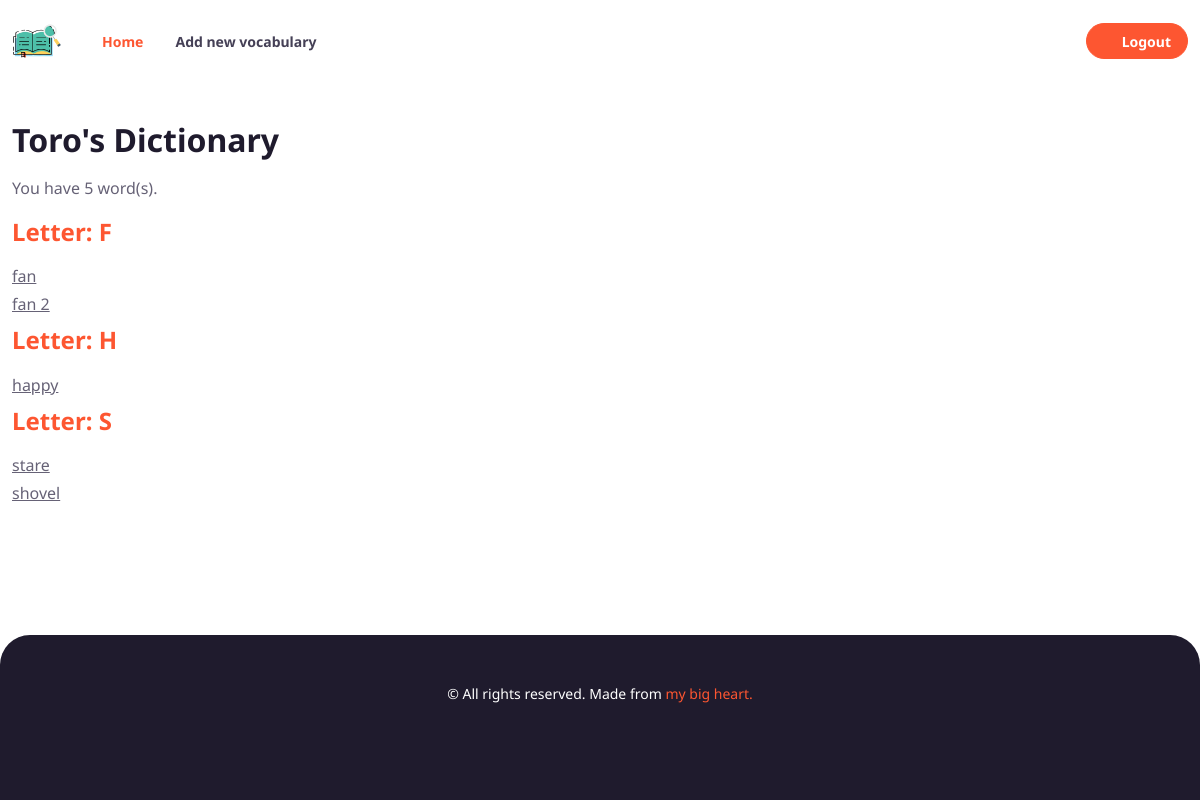
The app's page / (signed in), older data.
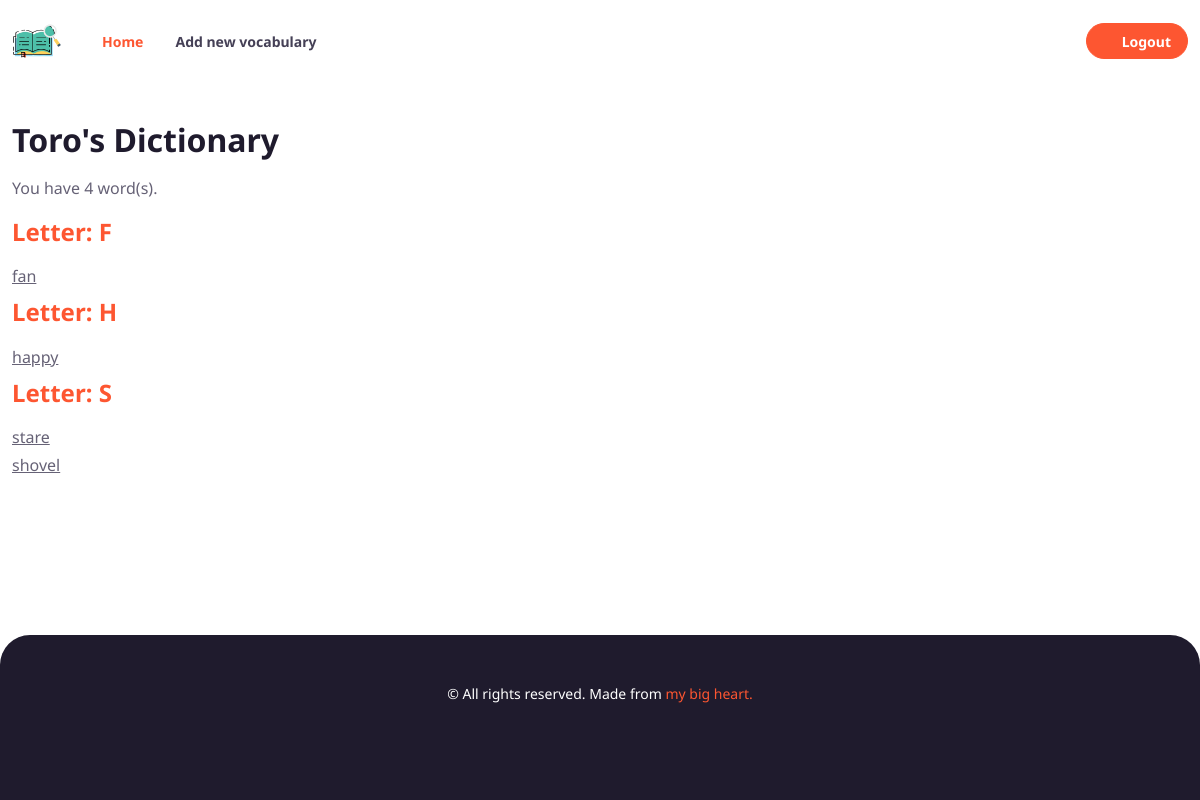
The same page, newer data.
### manage_vocabulary/models.py (models this page shows)
class Word(models.Model):
    name = models.CharField(max_length=100)
    owners = models.ManyToManyField(User, blank=True, related_name="words")

### manage_vocabulary/views.py (the view)
# urls.py: path("", views.index, name="index"),
def index(request):
    if request.user.is_authenticated:
        context = vocabulary_list(request)
        return render(request, 'manage_vocabulary/index_user_is_authenticated.html', context)
    else:
        return render(request, 'manage_vocabulary/index.html')

### manage_vocabulary/templatetags/custom_filters.py (called while the page is built)
@register.filter
def replacetoSpace(value):
    return value.replace('-', ' ')

### manage_vocabulary/views.py (called while the page is built)
def vocabulary_list(request):
    user_id = request.user.id
    user = User.objects.get(pk=user_id)
    vocabulary_words = Word.objects.filter(owners=user)
    word_dict = defaultdict(list)
    for word in vocabulary_words:
        first_letter = word.name[0].upper()
        if first_letter in word_dict:
            word_dict[first_letter].append(word)
        else:
            word_dict[first_letter] = [word]
    sorted_word_dict = dict(sorted(word_dict.items()))
    letters = sorted_word_dict.keys()
    context = {
        'total': len(vocabulary_words),
        'sored_word_dict': sorted_word_dict.items(),
        'letters': letters,
    }
    return context

### manage_vocabulary/templates/manage_vocabulary/index_user_is_authenticated.html (shortened to what this page needs)
{% extends "manage_vocabulary/layout.html" %} {% load static %} {% block body %}
{% load custom_filters %}
<div class="container mt-5 mb-md-4 py-5">
  <h2 class="mt-4">{{ user.username|title}}'s Dictionary</h2>
  <div class="my-3">You have {{total}} word(s).
  </div>
  {% for letter, words in sored_word_dict %}
  <h4 id="{{letter}}" class="mt-2 text-primary">Letter: {{letter}}</h4>
  {% for word in words %}
  <div class="mt-1">
    <a class="text-body" href="{% url 'vocabulary_detail' word.id %}">
      {{word.name|replacetoSpace }}</a
    >
  </div>
  {% endfor%} {% endfor%}
</div>
{% endblock %}

Row changes from the older to the newer data that the page shows:
removed Word: name "fan 2", shown under "F"
Text that changed along with them:
{{ total }}: "5" → "4"
